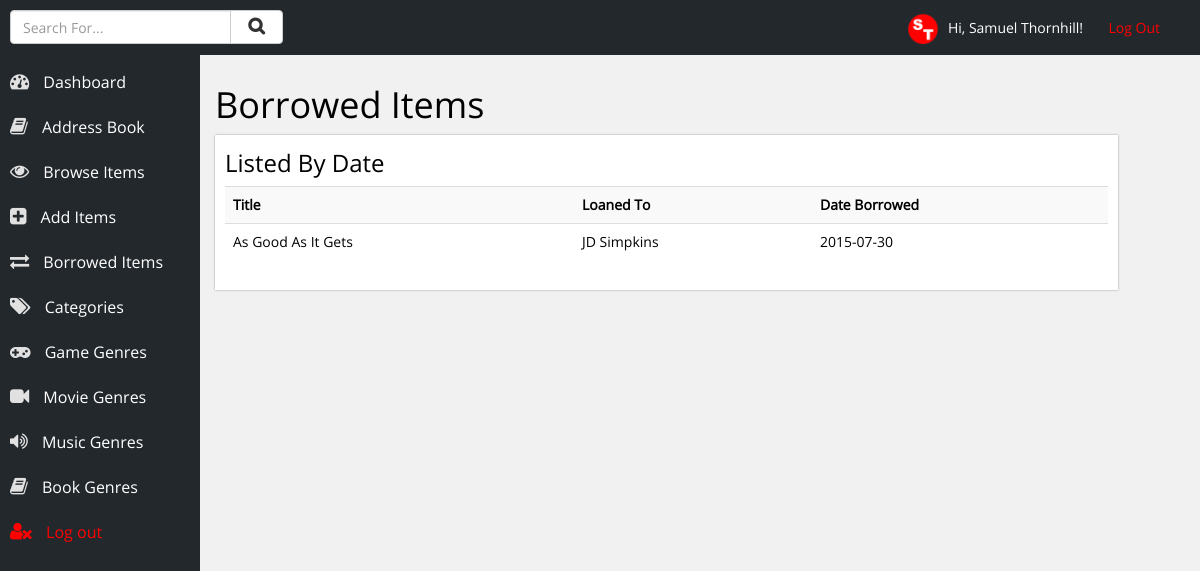
The app's page /borrowed.php (signed in) with its own data.
### tables this page shows
CREATE TABLE IF NOT EXISTS `users` (
  `id` int(10) NOT NULL AUTO_INCREMENT,
  `username` varchar(20) NOT NULL,
  `name` varchar(50) NOT NULL,
  `password` varchar(12) NOT NULL,
  PRIMARY KEY (`id`)
);

CREATE TABLE IF NOT EXISTS `borrowed` (
  `id` int(11) NOT NULL AUTO_INCREMENT,
  `title` int(15) NOT NULL,
  `borrowed_by` int(5) NOT NULL,
  `date_borrowed` date NOT NULL,
  PRIMARY KEY (`id`)
);

CREATE TABLE IF NOT EXISTS `items` (
  `id` int(25) NOT NULL AUTO_INCREMENT,
  `item_name` varchar(200) NOT NULL,
  `item_category` int(3) NOT NULL,
  `genre` varchar(50) NOT NULL,
  `type` varchar(50) NOT NULL,
  `album` varchar(100) NOT NULL,
  `track` int(3) NOT NULL,
  `artist` varchar(100) NOT NULL,
  `location` varchar(100) NOT NULL,
  `borrowed` int(1) NOT NULL,
  `author` varchar(100) NOT NULL,
  `isbn` varchar(30) NOT NULL,
  PRIMARY KEY (`id`)
);

CREATE TABLE IF NOT EXISTS `contacts` (
  `id` int(11) NOT NULL AUTO_INCREMENT,
  `fname` varchar(50) NOT NULL,
  `lname` varchar(50) NOT NULL,
  `email` varchar(200) NOT NULL,
  `phone` varchar(20) NOT NULL,
  `house_number` varchar(150) NOT NULL,
  `town` varchar(100) NOT NULL,
  `city` varchar(100) NOT NULL,
  `post_code` varchar(25) NOT NULL,
  `borrowed` int(1) NOT NULL,
  `notes` varchar(2000) NOT NULL,
  PRIMARY KEY (`id`)
);

### inc/account-info.php (called while the page is built, shortened)
<?php
	$loggedIn = $_SESSION['username'];
	$result = mysqli_query($con, "SELECT * FROM users WHERE username = '$loggedIn'");
	while ($row = mysqli_fetch_array($result)) {
		$name = $row['name'];
	}
?>

### borrowed.php (the view, shortened to what this page needs)
<?php
	include ('inc/db_con.php');
	include ('inc/account-info.php');
	include ('inc/head.php');
?>
	<div class="row content-area">
		<h1>Borrowed Items</h1>
		<div class="col-xs-11 section">
			<h3>Listed By Date</h3>
			<table class="table table-items table-striped">
				<tr>
					<th>Title</th>
					<th>Loaned To</th>
					<th>Date Borrowed</th>
				</tr>
		<?php
			$result = mysqli_query($con, "SELECT * FROM borrowed ORDER BY date_borrowed ASC");
			while ($row = mysqli_fetch_array($result)) {
				$titleNumber = $row['title'];
				$borrowedByNumber = $row['borrowed_by'];
				$date_borrowed = $row['date_borrowed'];
				$getTitle = mysqli_query($con, "SELECT * FROM items WHERE id='$titleNumber'");
				while ($row = mysqli_fetch_array($getTitle)) {
					$title = $row['item_name'];
				}
				$getName = mysqli_query($con, "SELECT * FROM contacts WHERE id='$borrowedByNumber'");
				while ($row = mysqli_fetch_array($getName)) {
					$bbfname = $row['fname'];
					$bblname = $row['lname'];
				}
				$bb = $bbfname . ' ' . $bblname;
				echo '<tr class="list" onclick="location.href=\'contact.php?id='.  $borrowedByNumber . '\'" title="View ' . $bb  . ' \'s Information">';
					echo '<td>' . $title . '</td>';
					echo '<td>' . $bb . '</td>';
					echo '<td>' . $date_borrowed . '</td>';
				echo '</tr>';
			}
		?>
			</table>
		</div>
	</div>
<?php include ('inc/footer.php'); ?>

### inc/head.php (shortened to what this page needs)
<!DOCTYPE html>
<html lang="en">
<head>
	<link rel="stylesheet" href="css/bootstrap.min.css" />
	<link rel="stylesheet" href="css/main.css" />
	<link rel="stylesheet" href="css/font-awesome.min.css" />
</head>
<body>
<div class="container-fluid">
	<header>
		<p class="log-out"><img style="max-height:30px; margin-right:10px;" src="images/logo.png" alt="Samuel Thornhill" />Hi, <?php echo $name; ?>! &nbsp; &nbsp; &nbsp; <a href="handlers/log-out.php">Log Out</a></p>
		<div class="row">
			<div class="col-xs-3">
				<p style="">
					<form action="search-results.php" method="POST">
						<div class="input-group">
							<input type="text" class="form-control" name="term" placeholder="Search For..." />
							<span class="input-group-btn">
								<button class="btn btn-default" style="margin-top:-20px;" type="submit" name="submit"><i class="fa fa-search" style="font-weight:bold; padding-left:5px; padding-right:5px; font-size:125%;"></i></button>
							</span>
						</div>
					</form>
				</p>
			</div>
		</div>
	</header>
	<div class="navigation">
		<ul>
			<li><a href="index.php"><i class="fa fa-tachometer"></i> Dashboard</a></li>
			<li><a href="contacts.php"><i class="fa fa-book"></i> Address Book</a></li>
			<li><a href="choose-category.php"><i class="fa fa-eye"></i> Browse Items</a></li>
			<li><a href="add-item.php"><i class="fa fa-plus-square"></i> Add Items</a></li>
			<li><a href="borrowed.php"><i class="fa fa-exchange"></i> Borrowed Items</a></li>
			<li><a href="categories.php"><i class="fa fa-tags"></i> Categories</a></li>
			<li><a href="genre.php?genre=Game"><i class="fa fa-gamepad"></i> Game Genres</a></li>
			<li><a href="genre.php?genre=Movie"><i class="fa fa-video-camera"></i> Movie Genres</a></li>
			<li><a href="genre.php?genre=Music"><i class="fa fa-volume-up"></i> Music Genres</a></li>
			<li><a href="genre.php?genre=Book"><i class="fa fa-book"></i> Book Genres</a></li>
			<li><a style="color:red;" href="handlers/log-out.php"><i style="color:red;" class="fa fa-user-times"></i> Log out</a></li>
		</ul>
	</div>

### css/main.css (style rules this page uses)
body { font-size: 14px; font-family: open-sans; background-color: #f1f1f1; color: black; }
header { width: 100%; background-color: #23282D; height: 55px; line-height: 55px; position: fixed; top: 0px; left: 0px; color: white; z-index: 99; padding-left: 10px; padding-right: 10px; }
header .log-out { float: right; margin-right: 30px; }
header .log-out a { text-decoration: none; color: red; }
.navigation { background-color: #23282D; width: 200px; height: 100%; float: left; position: fixed; top: 0px; left: 0px; padding-top: 40px; color: white; font-size: 16px; }
.navigation ul { list-style-type: none; margin: 0px; padding: 0px; margin-top: 20px; }
.navigation ul li { margin: 0px; padding: 0px; }
.navigation ul li a { color: white; text-decoration: none; height: 45px; line-height: 45px; display: block; padding-left: 10px; }
.navigation ul li a .fa { padding-right: 10px; font-size: 120%; color: #e1e1e1; }
.content-area { margin-left: 200px; padding-top: 65px; margin-bottom: 50px; }
.section { background-color: white; box-shadow: 0px 0px 2px #999; padding: 10px; }
.section h1, .section h2, .section h3, .section h4, .section h5, .section h6 { margin-top: 5px; }

### records on screen
users: name "Samuel Thornhill"
borrowed: items.item_name "As Good As It Gets", contacts.fname+lname "JD Simpkins", date_borrowed "2015-07-30"
